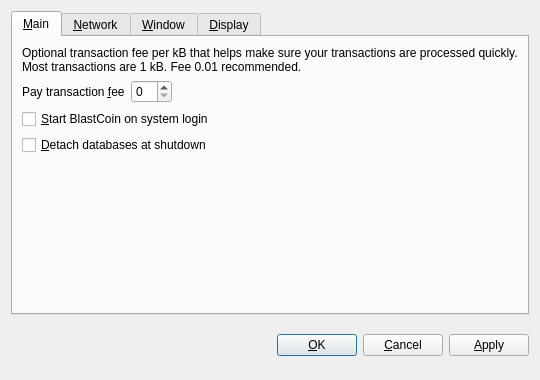
<?xml version="1.0" encoding="UTF-8"?>
<ui version="4.0">
 <class>OptionsDialog</class>
 <widget class="QDialog" name="OptionsDialog">
  <property name="geometry">
   <rect>
    <x>0</x>
    <y>0</y>
    <width>540</width>
    <height>380</height>
   </rect>
  </property>
  <property name="windowTitle">
   <string>Options</string>
  </property>
  <property name="modal">
   <bool>true</bool>
  </property>
  <layout class="QVBoxLayout" name="verticalLayout">
   <item>
    <widget class="QTabWidget" name="tabWidget">
     <property name="tabPosition">
      <enum>QTabWidget::North</enum>
     </property>
     <property name="currentIndex">
      <number>0</number>
     </property>
     <widget class="QWidget" name="tabMain">
      <attribute name="title">
       <string>&amp;Main</string>
      </attribute>
      <layout class="QVBoxLayout" name="verticalLayout_Main">
       <item>
        <widget class="QLabel" name="transactionFeeInfoLabel">
         <property name="text">
          <string>Optional transaction fee per kB that helps make sure your transactions are processed quickly. Most transactions are 1 kB. Fee 0.01 recommended.</string>
         </property>
         <property name="textFormat">
          <enum>Qt::PlainText</enum>
         </property>
         <property name="wordWrap">
          <bool>true</bool>
         </property>
        </widget>
       </item>
       <item>
        <layout class="QHBoxLayout" name="horizontalLayout_Main">
         <item>
          <widget class="QLabel" name="transactionFeeLabel">
           <property name="text">
            <string>Pay transaction &amp;fee</string>
           </property>
           <property name="textFormat">
            <enum>Qt::PlainText</enum>
           </property>
           <property name="buddy">
            <cstring>transactionFee</cstring>
           </property>
          </widget>
         </item>
         <item>
          <widget class="BitcoinAmountField" name="transactionFee"/>
         </item>
         <item>
          <spacer name="horizontalSpacer_Main">
           <property name="orientation">
            <enum>Qt::Horizontal</enum>
           </property>
           <property name="sizeHint" stdset="0">
            <size>
             <width>40</width>
             <height>20</height>
            </size>
           </property>
          </spacer>
         </item>
        </layout>
       </item>
       <item>
        <widget class="QCheckBox" name="bitcoinAtStartup">
         <property name="toolTip">
          <string>Automatically start BlastCoin after logging in to the system.</string>
         </property>
         <property name="text">
          <string>&amp;Start BlastCoin on system login</string>
         </property>
        </widget>
       </item>
       <item>
        <widget class="QCheckBox" name="detachDatabases">
         <property name="toolTip">
          <string>Detach block and address databases at shutdown. This means they can be moved to another data directory, but it slows down shutdown. The wallet is always detached.</string>
         </property>
         <property name="text">
          <string>&amp;Detach databases at shutdown</string>
         </property>
        </widget>
       </item>
       <item>
        <spacer name="verticalSpacer_Main">
         <property name="orientation">
          <enum>Qt::Vertical</enum>
         </property>
         <property name="sizeHint" stdset="0">
          <size>
           <width>20</width>
           <height>40</height>
          </size>
         </property>
        </spacer>
       </item>
      </layout>
     </widget>
     <widget class="QWidget" name="tabNetwork">
      <attribute name="title">
       <string>&amp;Network</string>
      </attribute>
      <layout class="QVBoxLayout" name="verticalLayout_Network">
       <item>
        <widget class="QCheckBox" name="mapPortUpnp">
         <property name="toolTip">
          <string>Automatically open the BlastCoin client port on the router. This only works when your router supports UPnP and it is enabled.</string>
         </property>
         <property name="text">
          <string>Map port using &amp;UPnP</string>
         </property>
        </widget>
       </item>
       <item>
        <widget class="QCheckBox" name="connectSocks">
         <property name="toolTip">
          <string>Connect to the BlastCoin network through a SOCKS proxy (e.g. when connecting through Tor).</string>
         </property>
         <property name="text">
          <string>&amp;Connect through SOCKS proxy:</string>
         </property>
        </widget>
       </item>
       <item>
        <layout class="QHBoxLayout" name="horizontalLayout_Network">
         <item>
          <widget class="QLabel" name="proxyIpLabel">
           <property name="text">
            <string>Proxy &amp;IP:</string>
           </property>
           <property name="textFormat">
            <enum>Qt::PlainText</enum>
           </property>
           <property name="buddy">
            <cstring>proxyIp</cstring>
           </property>
          </widget>
         </item>
         <item>
          <widget class="QValidatedLineEdit" name="proxyIp">
           <property name="maximumSize">
            <size>
             <width>140</width>
             <height>16777215</height>
            </size>
           </property>
           <property name="toolTip">
            <string>IP address of the proxy (e.g. 127.0.0.1)</string>
           </property>
          </widget>
         </item>
         <item>
          <widget class="QLabel" name="proxyPortLabel">
           <property name="text">
            <string>&amp;Port:</string>
           </property>
           <property name="textFormat">
            <enum>Qt::PlainText</enum>
           </property>
           <property name="buddy">
            <cstring>proxyPort</cstring>
           </property>
          </widget>
         </item>
         <item>
          <widget class="QLineEdit" name="proxyPort">
           <property name="maximumSize">
            <size>
             <width>55</width>
             <height>16777215</height>
            </size>
           </property>
           <property name="toolTip">
            <string>Port of the proxy (e.g. 9050)</string>
           </property>
          </widget>
         </item>
         <item>
          <widget class="QLabel" name="socksVersionLabel">
           <property name="text">
            <string>SOCKS &amp;Version:</string>
           </property>
           <property name="textFormat">
            <enum>Qt::PlainText</enum>
           </property>
           <property name="buddy">
            <cstring>socksVersion</cstring>
           </property>
          </widget>
         </item>
         <item>
          <widget class="QValueComboBox" name="socksVersion">
           <property name="toolTip">
            <string>SOCKS version of the proxy (e.g. 5)</string>
           </property>
          </widget>
         </item>
         <item>
          <spacer name="horizontalSpacer_Network">
           <property name="orientation">
            <enum>Qt::Horizontal</enum>
           </property>
           <property name="sizeHint" stdset="0">
            <size>
             <width>40</width>
             <height>20</height>
            </size>
           </property>
          </spacer>
         </item>
        </layout>
       </item>
       <item>
        <spacer name="verticalSpacer_Network">
         <property name="orientation">
          <enum>Qt::Vertical</enum>
         </property>
         <property name="sizeHint" stdset="0">
          <size>
           <width>20</width>
           <height>40</height>
          </size>
         </property>
        </spacer>
       </item>
      </layout>
     </widget>
     <widget class="QWidget" name="tabWindow">
      <attribute name="title">
       <string>&amp;Window</string>
      </attribute>
      <layout class="QVBoxLayout" name="verticalLayout_Window">
       <item>
        <widget class="QCheckBox" name="minimizeToTray">
         <property name="toolTip">
          <string>Show only a tray icon after minimizing the window.</string>
         </property>
         <property name="text">
          <string>&amp;Minimize to the tray instead of the taskbar</string>
         </property>
        </widget>
       </item>
       <item>
        <widget class="QCheckBox" name="minimizeOnClose">
         <property name="toolTip">
          <string>Minimize instead of exit the application when the window is closed. When this option is enabled, the application will be closed only after selecting Quit in the menu.</string>
         </property>
         <property name="text">
          <string>M&amp;inimize on close</string>
         </property>
        </widget>
       </item>
       <item>
        <spacer name="verticalSpacer_Window">
         <property name="orientation">
          <enum>Qt::Vertical</enum>
         </property>
         <property name="sizeHint" stdset="0">
          <size>
           <width>20</width>
           <height>40</height>
          </size>
         </property>
        </spacer>
       </item>
      </layout>
     </widget>
     <widget class="QWidget" name="tabDisplay">
      <attribute name="title">
       <string>&amp;Display</string>
      </attribute>
      <layout class="QVBoxLayout" name="verticalLayout_Display">
       <item>
        <layout class="QHBoxLayout" name="horizontalLayout_1_Display">
         <item>
          <widget class="QLabel" name="langLabel">
           <property name="text">
            <string>User Interface &amp;language:</string>
           </property>
           <property name="textFormat">
            <enum>Qt::PlainText</enum>
           </property>
           <property name="buddy">
            <cstring>lang</cstring>
           </property>
          </widget>
         </item>
         <item>
          <widget class="QValueComboBox" name="lang">
           <property name="toolTip">
            <string>The user interface language can be set here. This setting will take effect after restarting BlastCoin.</string>
           </property>
          </widget>
         </item>
        </layout>
       </item>
       <item>
        <layout class="QHBoxLayout" name="horizontalLayout_2_Display">
         <item>
          <widget class="QLabel" name="unitLabel">
           <property name="text">
            <string>&amp;Unit to show amounts in:</string>
           </property>
           <property name="textFormat">
            <enum>Qt::PlainText</enum>
           </property>
           <property name="buddy">
            <cstring>unit</cstring>
           </property>
          </widget>
         </item>
         <item>
          <widget class="QValueComboBox" name="unit">
           <property name="toolTip">
            <string>Choose the default subdivision unit to show in the interface and when sending coins.</string>
           </property>
          </widget>
         </item>
        </layout>
       </item>
       <item>
        <widget class="QCheckBox" name="displayAddresses">
         <property name="toolTip">
          <string>Whether to show BlastCoin addresses in the transaction list or not.</string>
         </property>
         <property name="text">
          <string>&amp;Display addresses in transaction list</string>
         </property>
        </widget>
       </item>
       <item>
        <spacer name="verticalSpacer_Display">
         <property name="orientation">
          <enum>Qt::Vertical</enum>
         </property>
         <property name="sizeHint" stdset="0">
          <size>
           <width>20</width>
           <height>40</height>
          </size>
         </property>
        </spacer>
       </item>
      </layout>
     </widget>
    </widget>
   </item>
   <item>
    <layout class="QHBoxLayout" name="horizontalLayout_Buttons">
     <item>
      <spacer name="horizontalSpacer_1">
       <property name="orientation">
        <enum>Qt::Horizontal</enum>
       </property>
       <property name="sizeHint" stdset="0">
        <size>
         <width>40</width>
         <height>48</height>
        </size>
       </property>
      </spacer>
     </item>
     <item>
      <widget class="QLabel" name="statusLabel">
       <property name="font">
        <font>
         <weight>75</weight>
         <bold>true</bold>
        </font>
       </property>
       <property name="text">
        <string/>
       </property>
       <property name="textFormat">
        <enum>Qt::PlainText</enum>
       </property>
       <property name="wordWrap">
        <bool>true</bool>
       </property>
      </widget>
     </item>
     <item>
      <spacer name="horizontalSpacer_2">
       <property name="orientation">
        <enum>Qt::Horizontal</enum>
       </property>
       <property name="sizeHint" stdset="0">
        <size>
         <width>40</width>
         <height>48</height>
        </size>
       </property>
      </spacer>
     </item>
     <item>
      <widget class="QPushButton" name="okButton">
       <property name="text">
        <string>&amp;OK</string>
       </property>
      </widget>
     </item>
     <item>
      <widget class="QPushButton" name="cancelButton">
       <property name="text">
        <string>&amp;Cancel</string>
       </property>
       <property name="autoDefault">
        <bool>false</bool>
       </property>
      </widget>
     </item>
     <item>
      <widget class="QPushButton" name="applyButton">
       <property name="text">
        <string>&amp;Apply</string>
       </property>
       <property name="autoDefault">
        <bool>false</bool>
       </property>
      </widget>
     </item>
    </layout>
   </item>
  </layout>
 </widget>
 <customwidgets>
  <customwidget>
   <class>BitcoinAmountField</class>
   <extends>QSpinBox</extends>
   <header>bitcoinamountfield.h</header>
  </customwidget>
  <customwidget>
   <class>QValueComboBox</class>
   <extends>QComboBox</extends>
   <header>qvaluecombobox.h</header>
  </customwidget>
  <customwidget>
   <class>QValidatedLineEdit</class>
   <extends>QLineEdit</extends>
   <header>qvalidatedlineedit.h</header>
  </customwidget>
 </customwidgets>
 <resources/>
 <connections/>
</ui>
